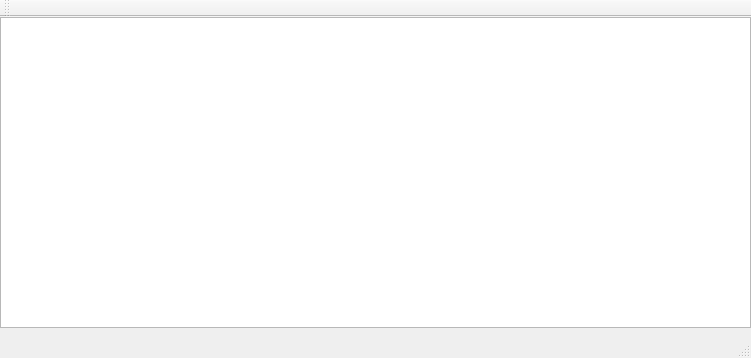
<?xml version="1.0" encoding="UTF-8"?>
<ui version="4.0">
 <class>VisaoAutomato</class>
 <widget class="QMainWindow" name="VisaoAutomato">
  <property name="geometry">
   <rect>
    <x>0</x>
    <y>0</y>
    <width>751</width>
    <height>358</height>
   </rect>
  </property>
  <property name="windowTitle">
   <string>VisaoAutomato</string>
  </property>
  <widget class="QWidget" name="centralWidget">
   <widget class="QTableView" name="tableView">
    <property name="geometry">
     <rect>
      <x>0</x>
      <y>0</y>
      <width>751</width>
      <height>311</height>
     </rect>
    </property>
   </widget>
  </widget>
  <widget class="QMenuBar" name="menuBar">
   <property name="geometry">
    <rect>
     <x>0</x>
     <y>0</y>
     <width>751</width>
     <height>20</height>
    </rect>
   </property>
  </widget>
  <widget class="QToolBar" name="mainToolBar">
   <attribute name="toolBarArea">
    <enum>TopToolBarArea</enum>
   </attribute>
   <attribute name="toolBarBreak">
    <bool>false</bool>
   </attribute>
  </widget>
  <widget class="QStatusBar" name="statusBar"/>
 </widget>
 <layoutdefault spacing="6" margin="11"/>
 <resources/>
 <connections/>
</ui>
